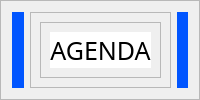
     <widget class="QFrame" name="frame_3">
      <property name="frameShape">
       <enum>QFrame::StyledPanel</enum>
      </property>
      <property name="frameShadow">
       <enum>QFrame::Raised</enum>
      </property>
      <layout class="QHBoxLayout" name="horizontalLayout">
       <item>
        <widget class="QLabel" name="label_esquerdogif">
         <property name="styleSheet">
          <string notr="true">color: rgb(0, 0, 0);
font: 19pt &quot;Impact&quot;;
background-color: rgb(0, 85, 255);</string>
         </property>
         <property name="text">
          <string/>
         </property>
         <property name="alignment">
          <set>Qt::AlignRight|Qt::AlignTrailing|Qt::AlignVCenter</set>
         </property>
        </widget>
       </item>
       <item>
        <widget class="QFrame" name="cabecalho">
         <property name="frameShape">
          <enum>QFrame::StyledPanel</enum>
         </property>
         <property name="frameShadow">
          <enum>QFrame::Raised</enum>
         </property>
         <layout class="QVBoxLayout" name="verticalLayout_12">
          <item>
           <widget class="QFrame" name="frame_9">
            <property name="frameShape">
             <enum>QFrame::StyledPanel</enum>
            </property>
            <property name="frameShadow">
             <enum>QFrame::Raised</enum>
            </property>
            <layout class="QVBoxLayout" name="verticalLayout_10">
             <item>
              <widget class="QLabel" name="label_agenda_cabea">
               <property name="font">
                <font>
                 <family>Impact</family>
                 <pointsize>19</pointsize>
                 <weight>50</weight>
                 <italic>false</italic>
                 <bold>false</bold>
                </font>
               </property>
               <property name="styleSheet">
                <string notr="true">color: rgb(0, 0, 0);
font: 19pt &quot;Impact&quot;;
background-color: rgb(255, 255, 255);</string>
               </property>
               <property name="text">
                <string>AGENDA</string>
               </property>
               <property name="alignment">
                <set>Qt::AlignCenter</set>
               </property>
              </widget>
             </item>
            </layout>
           </widget>
          </item>
         </layout>
        </widget>
       </item>
       <item>
        <widget class="QLabel" name="label_direitogif">
         <property name="styleSheet">
          <string notr="true">color: rgb(0, 0, 0);
font: 19pt &quot;Impact&quot;;
background-color: rgb(0, 85, 255);</string>
         </property>
         <property name="text">
          <string/>
         </property>
        </widget>
       </item>
      </layout>
     </widget>
